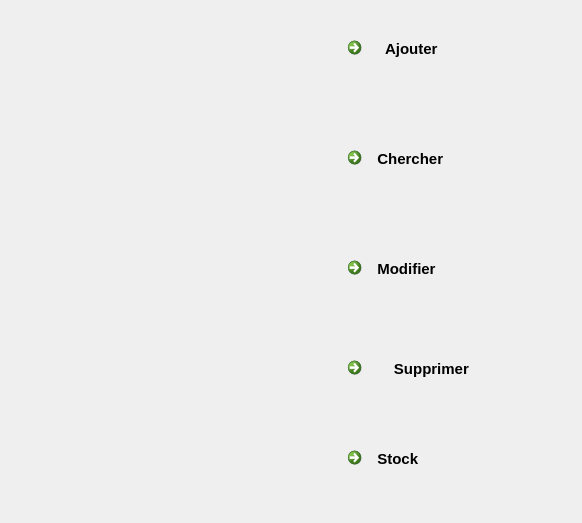
<?xml version="1.0" encoding="UTF-8"?>
<ui version="4.0">
 <class>gestion_articles</class>
 <widget class="QDialog" name="gestion_articles">
  <property name="geometry">
   <rect>
    <x>0</x>
    <y>0</y>
    <width>582</width>
    <height>523</height>
   </rect>
  </property>
  <property name="windowTitle">
   <string>Gestion Article</string>
  </property>
  <property name="styleSheet">
   <string notr="true"/>
  </property>
  <widget class="QCommandLinkButton" name="AjoutLB">
   <property name="geometry">
    <rect>
     <x>340</x>
     <y>30</y>
     <width>211</width>
     <height>61</height>
    </rect>
   </property>
   <property name="font">
    <font>
     <family>Segoe UI</family>
     <pointsize>11</pointsize>
     <weight>75</weight>
     <bold>true</bold>
    </font>
   </property>
   <property name="cursor">
    <cursorShape>PointingHandCursor</cursorShape>
   </property>
   <property name="toolTip">
    <string/>
   </property>
   <property name="text">
    <string>    Ajouter </string>
   </property>
   <property name="icon">
    <iconset resource="Images.qrc">
     <normaloff>:/icon/Icon/41.png</normaloff>:/icon/Icon/41.png</iconset>
   </property>
   <property name="iconSize">
    <size>
     <width>50</width>
     <height>50</height>
    </size>
   </property>
   <property name="checkable">
    <bool>false</bool>
   </property>
   <property name="autoDefault">
    <bool>true</bool>
   </property>
   <property name="default">
    <bool>false</bool>
   </property>
   <property name="description">
    <string/>
   </property>
  </widget>
  <widget class="QCommandLinkButton" name="SuppLB">
   <property name="geometry">
    <rect>
     <x>340</x>
     <y>350</y>
     <width>211</width>
     <height>61</height>
    </rect>
   </property>
   <property name="font">
    <font>
     <family>Segoe UI</family>
     <pointsize>11</pointsize>
     <weight>75</weight>
     <bold>true</bold>
    </font>
   </property>
   <property name="cursor">
    <cursorShape>PointingHandCursor</cursorShape>
   </property>
   <property name="text">
    <string>      Supprimer</string>
   </property>
   <property name="icon">
    <iconset resource="Images.qrc">
     <normaloff>:/icon/Icon/40.png</normaloff>:/icon/Icon/40.png</iconset>
   </property>
   <property name="iconSize">
    <size>
     <width>50</width>
     <height>50</height>
    </size>
   </property>
  </widget>
  <widget class="QCommandLinkButton" name="ModLB">
   <property name="geometry">
    <rect>
     <x>340</x>
     <y>250</y>
     <width>211</width>
     <height>61</height>
    </rect>
   </property>
   <property name="font">
    <font>
     <family>Segoe UI</family>
     <pointsize>11</pointsize>
     <weight>75</weight>
     <bold>true</bold>
    </font>
   </property>
   <property name="cursor">
    <cursorShape>PointingHandCursor</cursorShape>
   </property>
   <property name="text">
    <string>  Modifier</string>
   </property>
   <property name="icon">
    <iconset resource="Images.qrc">
     <normaloff>:/icon/Icon/44.png</normaloff>:/icon/Icon/44.png</iconset>
   </property>
   <property name="iconSize">
    <size>
     <width>50</width>
     <height>50</height>
    </size>
   </property>
  </widget>
  <widget class="QCommandLinkButton" name="AfficherLB">
   <property name="geometry">
    <rect>
     <x>340</x>
     <y>440</y>
     <width>211</width>
     <height>61</height>
    </rect>
   </property>
   <property name="font">
    <font>
     <family>Segoe UI</family>
     <pointsize>11</pointsize>
     <weight>75</weight>
     <bold>true</bold>
    </font>
   </property>
   <property name="cursor">
    <cursorShape>PointingHandCursor</cursorShape>
   </property>
   <property name="text">
    <string>  Stock</string>
   </property>
   <property name="icon">
    <iconset resource="Images.qrc">
     <normaloff>:/icon/Icon/43.png</normaloff>:/icon/Icon/43.png</iconset>
   </property>
   <property name="iconSize">
    <size>
     <width>50</width>
     <height>50</height>
    </size>
   </property>
  </widget>
  <widget class="QCommandLinkButton" name="RechercheLB">
   <property name="geometry">
    <rect>
     <x>340</x>
     <y>140</y>
     <width>211</width>
     <height>61</height>
    </rect>
   </property>
   <property name="font">
    <font>
     <family>Segoe UI</family>
     <pointsize>11</pointsize>
     <weight>75</weight>
     <bold>true</bold>
    </font>
   </property>
   <property name="cursor">
    <cursorShape>PointingHandCursor</cursorShape>
   </property>
   <property name="text">
    <string>  Chercher</string>
   </property>
   <property name="icon">
    <iconset resource="Images.qrc">
     <normaloff>:/icon/Icon/156.png</normaloff>:/icon/Icon/156.png</iconset>
   </property>
   <property name="iconSize">
    <size>
     <width>50</width>
     <height>50</height>
    </size>
   </property>
  </widget>
  <widget class="QLabel" name="label">
   <property name="geometry">
    <rect>
     <x>0</x>
     <y>-30</y>
     <width>581</width>
     <height>601</height>
    </rect>
   </property>
   <property name="text">
    <string/>
   </property>
   <property name="pixmap">
    <pixmap resource="Images.qrc">:/Arriere/images/gestion_produit_interface.jpg</pixmap>
   </property>
  </widget>
  <widget class="QPushButton" name="retourPB">
   <property name="geometry">
    <rect>
     <x>0</x>
     <y>470</y>
     <width>71</width>
     <height>41</height>
    </rect>
   </property>
   <property name="text">
    <string/>
   </property>
   <property name="icon">
    <iconset resource="Images.qrc">
     <normaloff>:/icon/Icon/28.png</normaloff>:/icon/Icon/28.png</iconset>
   </property>
   <property name="iconSize">
    <size>
     <width>48</width>
     <height>48</height>
    </size>
   </property>
   <property name="flat">
    <bool>true</bool>
   </property>
  </widget>
  <zorder>label</zorder>
  <zorder>AjoutLB</zorder>
  <zorder>SuppLB</zorder>
  <zorder>ModLB</zorder>
  <zorder>AfficherLB</zorder>
  <zorder>RechercheLB</zorder>
  <zorder>retourPB</zorder>
 </widget>
 <resources>
  <include location="Images.qrc"/>
 </resources>
 <connections/>
</ui>
